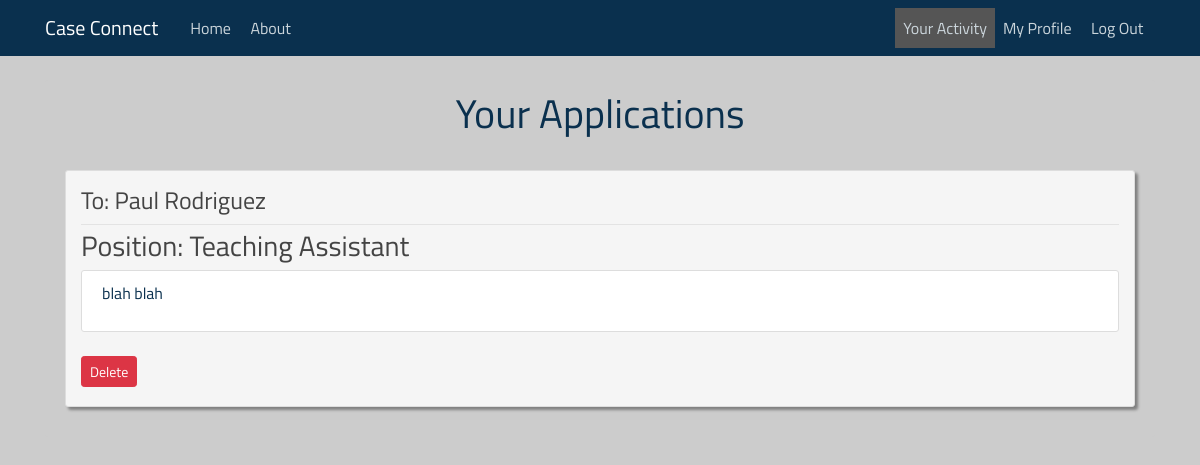
The app's page /applications/ (signed in), older data.
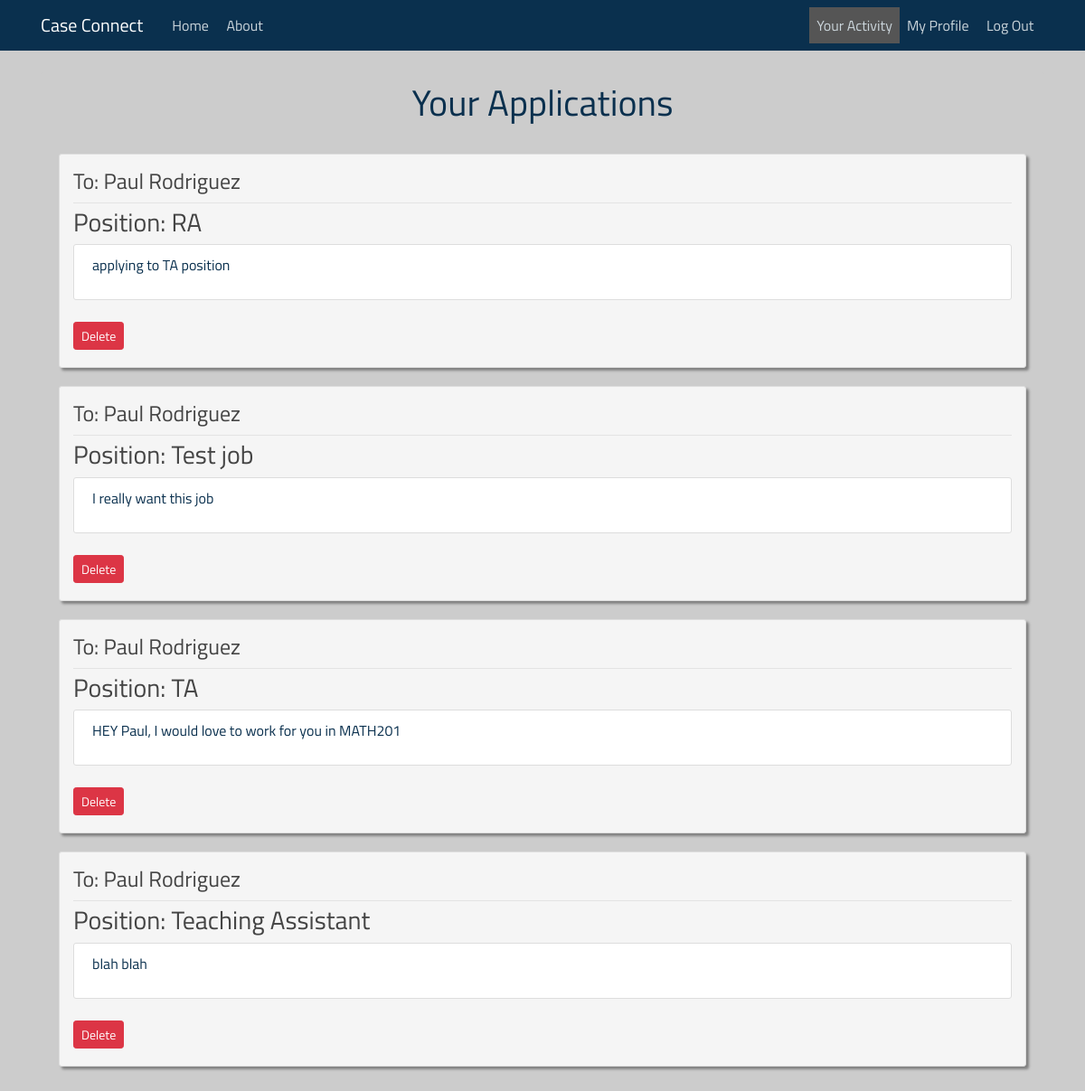
The same page, newer data.
### case_connecting/models.py (models this page shows, shortened)
class Application(models.Model):
    applicant = models.ForeignKey(User, on_delete=models.CASCADE)
    message = models.TextField()
    post = models.ForeignKey(Post, on_delete=models.CASCADE)
    date_applied = models.DateTimeField(default=timezone.now)

class Post(models.Model):
    recruiter = models.ForeignKey(User, on_delete=models.CASCADE)
    position = models.CharField(max_length=200)
    knowledge = models.CharField(max_length=200)
    content = models.TextField()
    pay = models.CharField(max_length=200)
    date_posted = models.DateTimeField(default=timezone.now)

### case_connecting/views.py (the view)
# urls.py: path('applications/', PostApplicationsListView.as_view(template_name='case_connecting/applications_page.html'), name="case_connecting-applications"),
class PostApplicationsListView(ListView):
    model = Application
    context_object_name = 'applications'
    paginate_by = 8  # the number of posts per page
    def get_queryset(self):
        request_user = self.request.user
        return Application.objects.filter(applicant=request_user).order_by('-date_applied')

### templates/case_connecting/applications_page.html (shortened to what this page needs)
{% extends "case_connecting/base.html" %}
{% load static %}
{% block content %}
<head>
    <link rel="stylesheet" type="text/css" href="{% static 'case_connecting/activity.css' %}">
</head>
    <div class="content-section" id="posting-list">
        <div>
            <h1>Your Applications</h1>
            <br>
        </div>
        {% for application in applications %}
        <article id="post" class="media content-section">
              <div class="media-body">
                <div class="article-metadata">
                  <h4><a class="article-title" href="{% url 'user-posts' application.post.recruiter %}">To: {{ application.post.recruiter.get_full_name }}</a></h4>
                </div>
                <h3><a class="article-title" href="{% url 'post-detail' application.post.id %}">Position: {{ application.post.position }}</a></h3>
                  <div class="media content-section">
                    <p>{{ application.message }}</p>
                  </div>
                  <a class="btn btn-danger mt-1 mb-1 btn-sm" href="{% url 'post-delete-application' application.id %}">Delete</a>
              </div>
            </article>
        {% endfor %}
    </div>
{% endblock %}

Row changes from the older to the newer data that the page shows:
added Application: post.recruiter.get_full_name "Paul Rodriguez", post.position "RA", message "applying to TA position"
added Application: post.recruiter.get_full_name "Paul Rodriguez", post.position "Test job", message "I really want this job"
added Application: post.recruiter.get_full_name "Paul Rodriguez", post.position "TA", message "HEY Paul, I would love to work for you in MATH201"
